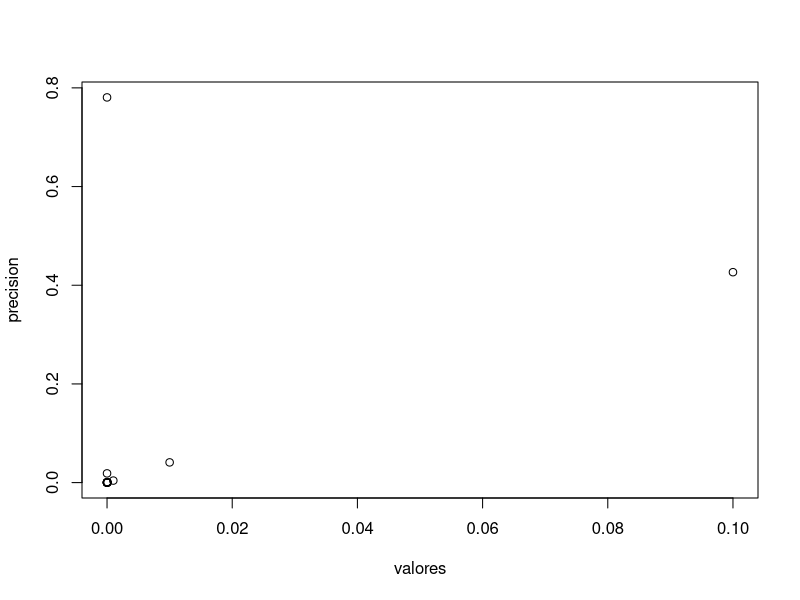
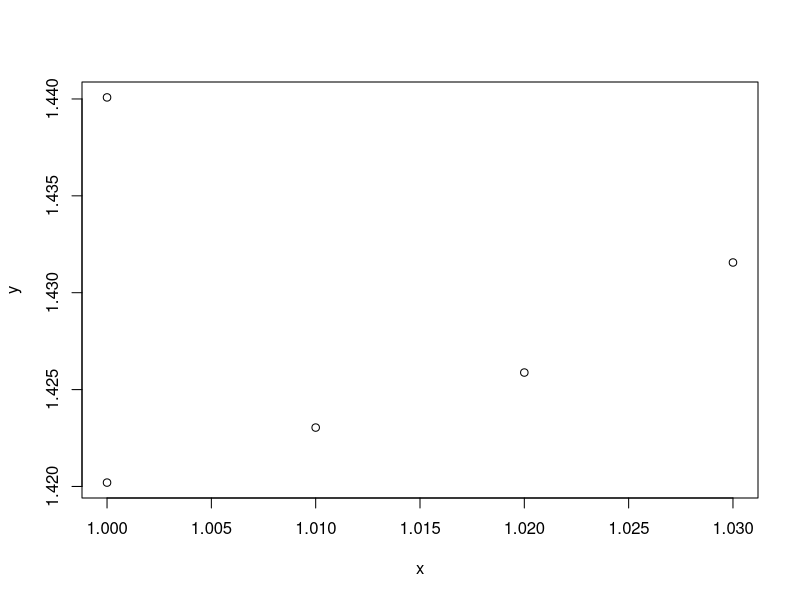

Reproduce these figures in R, in order.
library(pracma)
library(numDeriv)
#Punto i
s<- function(x) x*exp(x)
r = 5.436563656918091
h = 0.1
valores <- c()
precision <- c()
for (k in 1:15){
  d = (s(1+h)-s(1))/h
  e = abs(r-d)
  valores <-c(valores, h)
  precision <- c(precision,e)
  h = h/10
}
print(valores)
print(precision)
plot(valores,precision)
#Punto j
i <- function(i) i
f <- function(L,R,vi) L*fderiv(f = i,x = vi,h = 10^-6) + R*vi
x <- c(1,1.01,1.02,1.03,1)
vi <- c(3.10,3.12,3.14,3.18,3.24)
y <- c()
for (j in 1:5){
  y <- c(y,f(0.98,0.142,vi[j]))
  print(y[j])
}
plot(x,y)